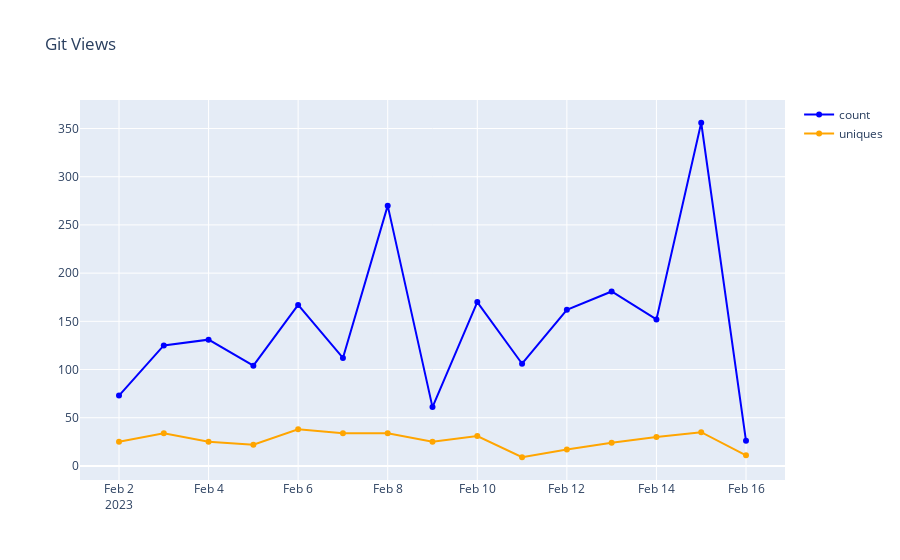

This figure's notebook cell:
### Markdown cell above
### Display graph

### Code cell
fig = go.Figure()
fig.add_trace(
    go.Scatter(
        name="count",
        x=df["timestamp"],
        y=df["count"],
        mode="lines+markers",
        marker=dict(color="blue"),
    )
)
fig.add_trace(
    go.Scatter(
        name="uniques",
        x=df["timestamp"],
        y=df["uniques"],
        mode="lines+markers",
        marker=dict(color="orange"),
    )
)
fig.update_layout(title="Git Views")
fig.show()

### Figure 1 — Plotly figure (JSON) as saved in the notebook; plotly's stock layout.template omitted (floating-point values rounded to 4 significant figures)
{"data": [{"marker": {"color": "blue"}, "mode": "lines+markers", "name": "count", "type": "scatter", "x": ["2023-02-02T00:00:00Z", "2023-02-03T00:00:00Z", "2023-02-04T00:00:00Z", "2023-02-05T00:00:00Z", "2023-02-06T00:00:00Z", "2023-02-07T00:00:00Z", "2023-02-08T00:00:00Z", "2023-02-09T00:00:00Z", "2023-02-10T00:00:00Z", "2023-02-11T00:00:00Z", "2023-02-12T00:00:00Z", "2023-02-13T00:00:00Z", "2023-02-14T00:00:00Z", "2023-02-15T00:00:00Z", "2023-02-16T00:00:00Z"], "y": [73, 125, 131, 104, 167, 112, 270, 61, 170, 106, 162, 181, 152, 356, 26]}, {"marker": {"color": "orange"}, "mode": "lines+markers", "name": "uniques", "type": "scatter", "x": ["2023-02-02T00:00:00Z", "2023-02-03T00:00:00Z", "2023-02-04T00:00:00Z", "2023-02-05T00:00:00Z", "2023-02-06T00:00:00Z", "2023-02-07T00:00:00Z", "2023-02-08T00:00:00Z", "2023-02-09T00:00:00Z", "2023-02-10T00:00:00Z", "2023-02-11T00:00:00Z", "2023-02-12T00:00:00Z", "2023-02-13T00:00:00Z", "2023-02-14T00:00:00Z", "2023-02-15T00:00:00Z", "2023-02-16T00:00:00Z"], "y": [25, 34, 25, 22, 38, 34, 34, 25, 31, 9, 17, 24, 30, 35, 11]}], "layout": {"autosize": true, "title": {"text": "Git Views"}, "xaxis": {"autorange": true, "range": ["2023-02-01 04:01:56.4204", "2023-02-16 19:58:03.5796"], "type": "date"}, "yaxis": {"autorange": true, "range": [-19.64, 384.6], "type": "linear"}}}
